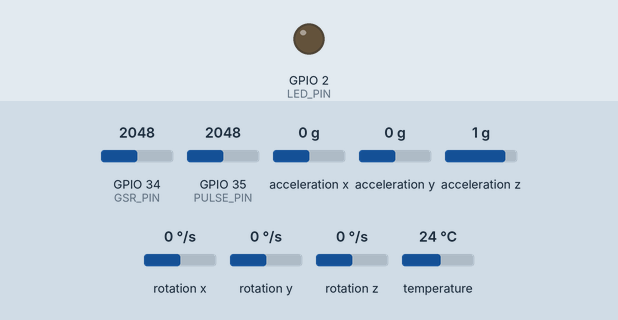
Bench run of a sketch on a simulated ESP32. Parts: output pins drawn as LEDs (lit = HIGH). Wiring (inferred from the names in the program): MPU-6050 motion sensor at I2C address 0x68. Dashed ring = blinking. The test bench sets the inputs (shaded band); at power-on: temperature 24 °C, GPIO 34 (GSR_PIN) = 2048, GPIO 35 (PULSE_PIN) = 2048, acceleration x 0 g, acceleration y 0 g, acceleration z 1 g, rotation x 0 °/s, rotation y 0 °/s, rotation z 0 °/s (analog values on the 0–4095 scale). WiFi joins after 1.5 s; servers stay silent unless stated; nothing arrives over Bluetooth unless stated; a phone connects over Bluetooth LE 3 s after start; what the sketch prints to the serial monitor is not drawn.

Above: at 0.0 s.
At 8.9 s:
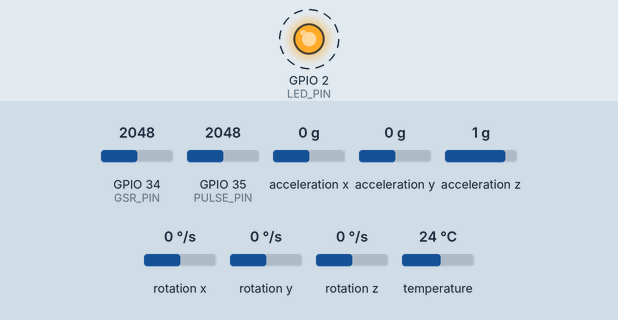
9.0 s: temperature set to 27.6 °C
11.0 s: temperature set to 28.4 °C
22.0 s: GPIO 34 (GSR_PIN) set to 56
24.0 s: GPIO 34 (GSR_PIN) set to 45
Timing chart, 0 to 29.1 s (numbered marks = the images above; inputs shaded):
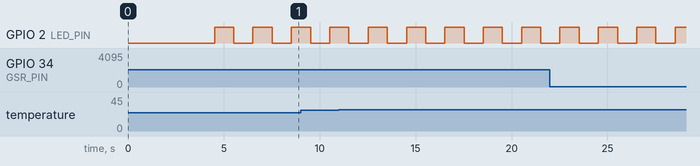

The sketch:

ESP32_81porsyento_older.ino
```cpp
#include <Wire.h>
#include <OneWire.h>
#include <DallasTemperature.h>
#include <WiFi.h>
#include <WebSocketsServer.h>
#include <BLEDevice.h>
#include <BLEServer.h>
#include <BLEUtils.h>
#include <BLE2902.h>

// ===================== WiFi Setup =====================
const char* ssid = "YOUR_WIFI_SSID";        // redacted
const char* password = "YOUR_WIFI_PASSWORD"; // redacted
WebSocketsServer webSocket = WebSocketsServer(81);

// ===================== BLE Setup (From your screenshot) =====================
#define SERVICE_UUID           "6e400001-b5a3-f393-e0a9-e50e24dcca9e"
#define CHARACTERISTIC_UUID_TX "6e400003-b5a3-f393-e0a9-e50e24dcca9e"

BLEServer* pServer = nullptr;
BLECharacteristic* pTxCharacteristic = nullptr;
bool deviceConnected = false;

class MyServerCallbacks: public BLEServerCallbacks {
    void onConnect(BLEServer* pServer) {
      deviceConnected = true;
      Serial.println("BLE Client Connected");
    };
    void onDisconnect(BLEServer* pServer) {
      deviceConnected = false;
      Serial.println("BLE Client Disconnected");
      pServer->startAdvertising(); // Restart advertising so web can find it again
    }
};

// ===================== Pins =====================
#define I2C_SDA         21
#define I2C_SCL         22
#define MPU_ADDR        0x68
#define GSR_PIN         34
#define PULSE_PIN       35
#define ONE_WIRE_BUS    4
#define LED_PIN         2

// ===================== Thresholds & Timing =====================
#define PULSE_SIGNAL_MIN    80
#define GSR_SKIN_MIN        50
#define TEMP_SKIN_MIN       28.0f
#define TEMP_SKIN_MAX       40.0f
#define PULSE_SAMPLE_MS     10

// ===================== Global Objects =====================
OneWire oneWire(ONE_WIRE_BUS);
DallasTemperature tempSensor(&oneWire);

// ===================== Pulse Detection State =====================
volatile int Signal;
volatile int IBI = 600;
volatile int BPM;
volatile bool Pulse = false;
volatile int sampleCounter = 0;
volatile int lastBeatTime = 0;
volatile int P = 2048;
volatile int T = 2048;
volatile int thresh = 2100;
volatile int amp = 400;
volatile bool firstBeat = true;
volatile bool secondBeat = false;

// Finger detection
int pulseSignalPeak = 0;
int pulseSignalTrough = 4095;
bool fingerDetected = false;
float heartRate = 0.0f;
bool hrValid = false;

// ===================== Other Sensors =====================
float accelRMS = 0.0f;
float motionValue = 0.0f;

int gsrRaw = 0;
float gsrMicroSiemens = 0.0f;
bool gsrOnSkin = false;

float temperature = 0.0f;
float tempDrop = 0.0f;
float tempBaseline = 0.0f;
bool baselineEstablished = false;
bool tempOnSkin = false;

// ===================== Timing =====================
unsigned long lastPulseRead = 0;
unsigned long lastMPURead = 0;
unsigned long lastSlowRead = 0;
unsigned long lastBroadcast = 0;
const unsigned long MPU_MS = 50;
const unsigned long SLOW_MS = 1000;
const unsigned long BROADCAST_MS = 500;

bool mpuOK = false;
bool tempOK = false;

// ===================== Prototypes =====================
bool initMPU6050();
void readMPU6050();
void readPulseSensor();
void readGSR();
void readTemperature();
void broadcastSensorData();
void connectWiFi();
void webSocketEvent(uint8_t num, WStype_t type, uint8_t * payload, size_t length);

// ===================== Setup =====================
void setup() {
  Serial.begin(115200);
  delay(2000);
  Serial.println(F("\n=== Multi-Mode Data Sender (BLE + WiFi + USB) ==="));

  pinMode(LED_PIN, OUTPUT);
  digitalWrite(LED_PIN, LOW);

  analogReadResolution(12);
  analogSetAttenuation(ADC_11db);

  Wire.begin(I2C_SDA, I2C_SCL);
  Wire.setClock(400000);

  tempSensor.begin();
  delay(100);
  tempOK = (tempSensor.getDeviceCount() > 0);

  Wire.beginTransmission(MPU_ADDR);
  mpuOK = (Wire.endTransmission() == 0) ? initMPU6050() : false;

  // 1. Start BLE (Bluetooth Low Energy)
  BLEDevice::init("ESP32_StressMon");
  pServer = BLEDevice::createServer();
  pServer->setCallbacks(new MyServerCallbacks());

  BLEService *pService = pServer->createService(SERVICE_UUID);
  pTxCharacteristic = pService->createCharacteristic(
                        CHARACTERISTIC_UUID_TX,
                        BLECharacteristic::PROPERTY_NOTIFY
                      );
  pTxCharacteristic->addDescriptor(new BLE2902());
  pService->start();

  BLEAdvertising *pAdvertising = BLEDevice::getAdvertising();
  pAdvertising->addServiceUUID(SERVICE_UUID);
  pAdvertising->setScanResponse(true);
  pAdvertising->setMinPreferred(0x06);  // functions that help with iPhone connections issue
  pAdvertising->setMinPreferred(0x12);
  BLEDevice::startAdvertising();
  Serial.println("BLE Started! Ready to pair from Web Browser.");

  // 2. Start WiFi
  connectWiFi();
  webSocket.begin();
  webSocket.onEvent(webSocketEvent);

  sampleCounter = 0;
  lastBeatTime = 0;
}

// ===================== Loop =====================
void loop() {
  unsigned long now = millis();

  webSocket.loop();

  if (now - lastPulseRead >= PULSE_SAMPLE_MS) {
    lastPulseRead = now;
    readPulseSensor();
  }

  if (now - lastMPURead >= MPU_MS) {
    lastMPURead = now;
    if (mpuOK) readMPU6050();
  }

  if (now - lastSlowRead >= SLOW_MS) {
    lastSlowRead = now;
    readGSR();
    readTemperature();
    digitalWrite(LED_PIN, !digitalRead(LED_PIN));
  }

  if (now - lastBroadcast >= BROADCAST_MS) {
    lastBroadcast = now;
    broadcastSensorData();
  }

  delay(1);
}

// ===================== Pulse Sensor =====================
void readPulseSensor() {
  Signal = analogRead(PULSE_PIN);
  sampleCounter += PULSE_SAMPLE_MS;
  int N = sampleCounter - lastBeatTime;

  if (Signal < thresh && N > (IBI / 5) * 3) {
    if (Signal < T) T = Signal;
  }
  if (Signal > thresh && Signal > P) P = Signal;

  if (N > 250) {
    if (Signal > thresh && !Pulse && (N > (IBI / 5) * 3)) {
      Pulse = true;
      IBI = sampleCounter - lastBeatTime;
      lastBeatTime = sampleCounter;

      if (secondBeat) secondBeat = false;
      if (firstBeat) { firstBeat = false; secondBeat = true; return; }

      BPM = 60000 / IBI;
      heartRate = (float)BPM;
      hrValid = true;
    }
  }

  if (Signal < thresh && Pulse) {
    Pulse = false;
    amp = P - T;
    thresh = amp / 2 + T;
    P = thresh;
    T = thresh;
  }

  if (N > 2500) {
    thresh = 2048; P = 2048; T = 2048;
    lastBeatTime = sampleCounter;
    firstBeat = true; secondBeat = false;
    hrValid = false; heartRate = 0;
  }

  if (Signal > pulseSignalPeak) pulseSignalPeak = Signal;
  if (Signal < pulseSignalTrough) pulseSignalTrough = Signal;
  static unsigned long lastAmpUpdate = 0;
  if (millis() - lastAmpUpdate > 200) {
    int amplitude = pulseSignalPeak - pulseSignalTrough;
    fingerDetected = (amplitude > PULSE_SIGNAL_MIN);
    pulseSignalPeak = 0;
    pulseSignalTrough = 4095;
    lastAmpUpdate = millis();
  }
}

// ===================== MPU6050 =====================
bool initMPU6050() {
  Wire.beginTransmission(MPU_ADDR); Wire.write(0x6B); Wire.write(0x00);
  if (Wire.endTransmission(true) != 0) return false;
  delay(100);
  Wire.beginTransmission(MPU_ADDR); Wire.write(0x1C); Wire.write(0x00); Wire.endTransmission(true);
  Wire.beginTransmission(MPU_ADDR); Wire.write(0x1B); Wire.write(0x00); Wire.endTransmission(true);
  Wire.beginTransmission(MPU_ADDR); Wire.write(0x1A); Wire.write(0x03); Wire.endTransmission(true);
  Wire.beginTransmission(MPU_ADDR); Wire.write(0x19); Wire.write(19); Wire.endTransmission(true);
  return true;
}

void readMPU6050() {
  Wire.beginTransmission(MPU_ADDR); Wire.write(0x3B); Wire.endTransmission(false);
  Wire.requestFrom(MPU_ADDR, 14, true);
  if (Wire.available() < 14) return;

  int16_t rawAx = Wire.read() << 8 | Wire.read();
  int16_t rawAy = Wire.read() << 8 | Wire.read();
  int16_t rawAz = Wire.read() << 8 | Wire.read();
  Wire.read(); Wire.read(); Wire.read(); Wire.read(); Wire.read(); Wire.read(); Wire.read(); Wire.read();

  float ax = rawAx / 16384.0f;
  float ay = rawAy / 16384.0f;
  float az = rawAz / 16384.0f;
  accelRMS = sqrt(ax*ax + ay*ay + az*az);
  motionValue = fabs(accelRMS - 1.0f);
}

// ===================== GSR =====================
void readGSR() {
  long sum = 0;
  for (int i = 0; i < 10; i++) {
    sum += analogRead(GSR_PIN);
    delay(2);
  }
  gsrRaw = sum / 10;
  gsrMicroSiemens = (gsrRaw / 4095.0f) * 10.0f;
  gsrOnSkin = (gsrRaw > GSR_SKIN_MIN);
}

// ===================== Temperature =====================
void readTemperature() {
  if (!tempOK) { temperature = 0; tempDrop = 0; tempOnSkin = false; return; }
  tempSensor.requestTemperatures();
  delay(10);
  float t = tempSensor.getTempCByIndex(0);

  if (t != DEVICE_DISCONNECTED_C && t > 0) {
    temperature = t;
    tempOnSkin = (temperature >= TEMP_SKIN_MIN && temperature <= TEMP_SKIN_MAX);

    if (tempOnSkin && !baselineEstablished) {
      tempBaseline = temperature;
      baselineEstablished = true;
    }

    tempDrop = tempOnSkin && baselineEstablished ? tempBaseline - temperature : 0;
    if (!tempOnSkin) baselineEstablished = false;
  } else {
    temperature = 0;
    tempDrop = 0;
    tempOnSkin = false;
    baselineEstablished = false;
  }
}

// ===================== Broadcast to ALL Modes =====================
void broadcastSensorData() {
  String json = "{";
  json += "\"hr\":" + String(hrValid ? heartRate : 0, 1) + ",";
  json += "\"finger\":" + String(fingerDetected ? "true" : "false") + ",";
  json += "\"gsr\":" + String(gsrOnSkin ? gsrMicroSiemens : 0, 2) + ",";
  json += "\"gsrSkin\":" + String(gsrOnSkin ? "true" : "false") + ",";
  json += "\"temp\":" + String(tempOnSkin ? temperature : 0, 1) + ",";
  json += "\"tempDrop\":" + String(tempOnSkin ? tempDrop : 0, 2) + ",";
  json += "\"tempSkin\":" + String(tempOnSkin ? "true" : "false") + ",";
  json += "\"motion\":" + String(motionValue, 3) + ",";
  json += "\"max30102\":" + String(fingerDetected ? "true" : "false") + ",";
  json += "\"gsrConnected\":" + String(gsrOnSkin ? "true" : "false") + ",";
  json += "\"ds18b20\":" + String(tempOnSkin ? "true" : "false") + ",";
  json += "\"mpu6050\":" + String(mpuOK ? "true" : "false");
  json += "}";

  // 1. Send to USB Serial (and Web Serial)
  Serial.println(json);

  // 2. Send to BLE
  if (deviceConnected) {
    pTxCharacteristic->setValue(json.c_str());
    pTxCharacteristic->notify();
  }

  // 3. Send to WiFi WebSocket
  webSocket.broadcastTXT(json);
}

// ===================== WebSocket Event =====================
void webSocketEvent(uint8_t num, WStype_t type, uint8_t * payload, size_t length) {
  if (type == WStype_CONNECTED) {
    Serial.printf("[WiFi] Web Client Connected\n");
  } else if (type == WStype_DISCONNECTED) {
    Serial.printf("[WiFi] Web Client Disconnected\n");
  }
}

// ===================== WiFi Connect =====================
void connectWiFi() {
  Serial.print("Connecting to WiFi");
  WiFi.begin(ssid, password);

  int attempts = 0;
  while (WiFi.status() != WL_CONNECTED && attempts < 20) {
    delay(500);
    Serial.print(".");
    attempts++;
  }

  if (WiFi.status() == WL_CONNECTED) {
    Serial.println("\nWiFi connected!");
    Serial.print("IP: "); Serial.println(WiFi.localIP());
  } else {
    Serial.println("\nWiFi failed. Running on BLE/USB only.");
  }
}
```

Measured:
- by itself, GPIO 2 (LED_PIN): alternates HIGH for 1.0 s and LOW for 1.0 s
